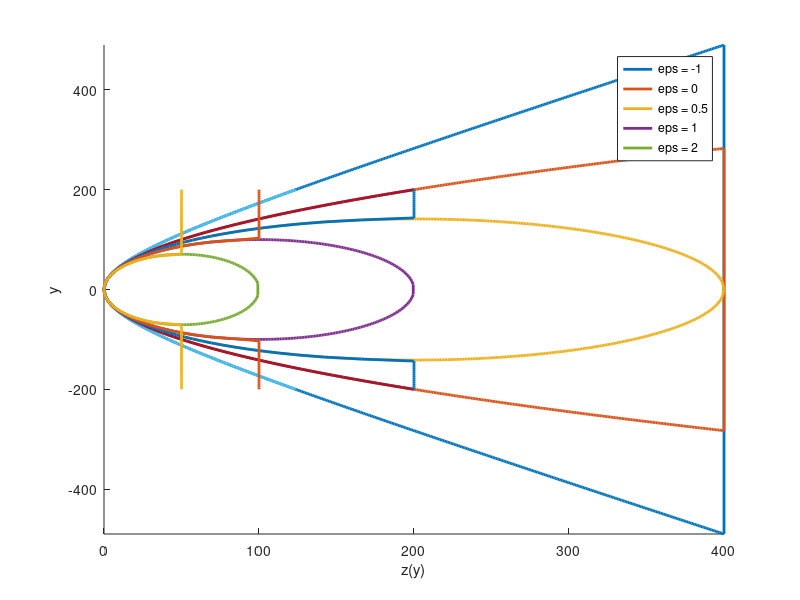

Here is the MATLAB script that generated this plot:
%% INITIALIZE
clear all 
close all 
clc
figure
hold on

%% CONIC SECTION 


% e>1 -oblate ellipse 
% e=1 circle
% e =0.5 prolate ellipse 
% e = 0 parabolic 
% e<0 hyperbolic 

%*************
c=1/100;
Z = @(eps, y) (c.*y.^2)./(1+ sqrt(1- eps.*c.^2.*y.^2));
y_conic_plus=@(eps, z, c) sqrt(z.*(2/c-eps.*z));
y_conic_minus=@(eps, z, c) -sqrt(z.*(2/c-eps.*z));

eps = [-1,0, 0.5, 1, 2]; 
legend1={zeros(1, length(eps))}; 
z=linspace(0,400,400);

storer = [];

y = linspace(-200,200); 
for ind = 1:length(eps)
    storer =[(storer); Z(eps(ind), y)]; 
    legend1{ind} = ['eps = ', num2str(eps(ind))];   
end

for ind=1:length(eps)
    z_plot=[z, fliplr(z)];
    y_plot=[y_conic_minus(eps(ind),z,c), fliplr(y_conic_plus(eps(ind),z,c))];
    z_plot(abs(imag(y_plot))>0)=[];
    y_plot(abs(imag(y_plot))>0)=[];
    plot(z_plot,y_plot,'Linewidth', 2);
end
plot(real(storer), y, 'Linewidth', 2); 
legend(legend1, 'location', 'best'); 
ylabel('y');
xlabel('z(y)');
axis tight; 